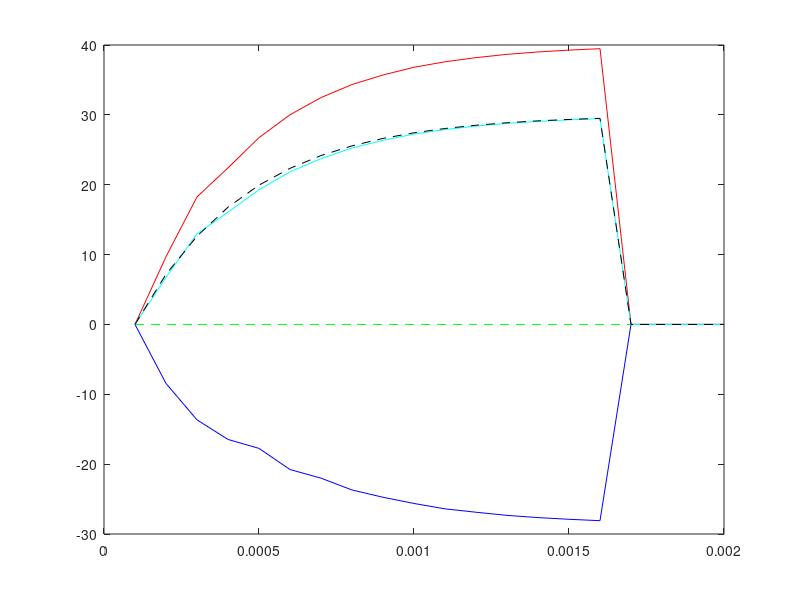

The MATLAB script that drew this image: (Note: this script raises an error after producing the figure.)
% PMSM parameter
PP = 8;
Ld = 0.45*10^-3;
Lq = 0.66*10^-3;
LAMpm = 0.0563;
Rs = 0.025;

k1 = 1.5*PP*LAMpm;
k2 = 1.5*PP*(Ld - Lq);
k3 = k1/(2*k2);

Vdc = 98;
Vmax = Vdc/sqrt(3);
Imax = 50;
fs = 10*10^3;
Ts = 1/fs;

% Simulation setup
t_end = 0.002; % 0.02
time = (Ts:Ts:t_end)';
Ns = t_end*fs;

% PMSM variables
id = zeros(Ns,1);
iq = zeros(Ns,1);
u_opt_list = zeros(Ns,2);
Te = zeros(Ns,1);

% Operating conditions
%Te_ref = [60*ones(Ns/3,1); 120*ones(Ns/3,1) ; 60*ones(Ns/3,1)];
%Te_ref = 34*ones(Ns,1);
Te_ref = 30*ones(Ns,1);
%Te_ref = 28.9*ones(Ns,1);
Te_ref_LPF = zeros(Ns,1);
wc_LPF = 2*pi*500;
a_LPF = 1/(1 + wc_LPF*Ts);
Te_ref_lim = zeros(Ns,1);

wr = 1000*pi/30*PP + 2*1.5*0.1*5*min((2000*time - 0*4000*max(time - 3,0) + 0*2000*max(time - 4.8,0)),8000)*pi/30*PP;
%wr = min(wr,1150);
wr = 1089.1*ones(Ns,1);

% Control variables
computation_time = zeros(Ns,1);

%Te_ref_LPF(1) = 20; id(1) = -3; iq(1) = 28; u_opt_list(1,1) = -18; u_opt_list(1,2) = 47;
Te_ref_LPF(1) = 0; id(1) = 0; iq(1) = 0; u_opt_list(1,1) = 0; u_opt_list(1,2) = wr(1) * LAMpm;

% PM design parameters
lam = [0 ; 0];
u_opt_list = zeros(Ns,2);
lam_list = zeros(Ns,2);
V_list = zeros(Ns,3);
Log_list = zeros(Ns,3);

%sc1 = 1000/Vmax^2;
%sc2 = 1000/Imax^2;
sc1 = 40/Vmax^2 * 1;
sc2 = 1000/Imax^2;

grad_L = [0 ; 1];
ca = [0; 0];
as = 0;

for i = 2:Ns*0.8
    %i
    xp = [id(i - 1) + 0*2*(rand - 0.5)*Imax*0.015 ; iq(i - 1) + 0*2*(rand - 0.5)*Imax*0.015];
    up = u_opt_list(i - 1,:)';

    %     Ld_nom = 1.2*Ld;
    %     Lq_nom = 1.1*Lq;
    %     LAMpm_nom = 0.9*LAMpm;
    %     Rs_nom = Rs;

    Ld_nom = Ld;
    Lq_nom = Lq;
    LAMpm_nom = LAMpm;
    Rs_nom = Rs;

    k1_nom = 1.5*PP*LAMpm_nom;
    k2_nom = 1.5*PP*(Ld_nom - Lq_nom);

    d = [0 ; k1_nom];
    Q = [0 , k2_nom/2 ; k2_nom/2 , 0];

    Te_ref_LPF(i) = a_LPF*Te_ref_LPF(i - 1) + (1 - a_LPF)*Te_ref(i);
    y_ref = Te_ref_LPF(i);

    A0 = Ts*[-Rs_nom/Ld_nom , Lq_nom/Ld_nom*wr(i) ; -Ld_nom/Lq_nom*wr(i) , -Rs_nom/Lq_nom];
    A = eye(2) + A0;
    B = Ts*diag([1/Ld_nom,1/Lq_nom]);
    Binv = diag([Ld_nom/Ts , Lq_nom/Ts]);
    C = Ts*[0 ; -LAMpm_nom/Lq_nom*wr(i)];

    xn0 = A*xp + C;

    tStart = tic;
    %StartTime = cputime;
    for iter = 1:2
        xn = xn0 + B*up;
        %ceq = (d'*xn + xn'*Q*xn - y_ref);
        ceq = k1_nom*xn(2) + k2_nom*xn(1)*xn(2) - y_ref;
        %uss = B\((eye(2) - A)*xn - C);
        uss = Binv*(-A0*xn - C);
        %cin = [(Vmax^2 - uss'*uss)*sc1 ; (Imax^2 - xn'*xn)*sc2];
        cin = (Vmax^2 - uss'*uss)*sc1;

        if as > 0
            ca = [ceq ; cin];
            %Ca = [B'*(d + 2*Q*xn) , -2*B'*(eye(2) - A')*(Binv)'*uss*sc1];
            Ca = [B'*(d + 2*Q*xn) , -2*B'*(-A0')*(Binv)'*uss*sc1];
            grad_L = 2*B'*(xn) - (lam(1)*Ca(:,1) + lam(2)*Ca(:,2));
            %W = 2*B'*(eye(2) - lam(1)*Q - lam(2)*(-(eye(2) - A')*(Binv)'*Binv*(eye(2) - A)*sc1))*B;
            W = 2*B'*(eye(2) - lam(1)*Q - lam(2)*(-(-A0')*(Binv)'*Binv*(-A0)*sc1))*B;
        else
            ca = ceq;
            Ca = B'*(d + 2*Q*xn);
            grad_L = 2*B'*(xn) - (lam(1)*Ca(:,1));
            W = 2*B'*(eye(2) - lam(1)*(Q))*B;
        end

        del_x0 = -0.5*(W'*grad_L + (Ca)*ca);
        del_lam0 = -pinv(Ca)*W*Ca*ca + Ca'*grad_L/2;
        del_g0 = (W*del_x0 - Ca*del_lam0);
        del_c0 = Ca'*del_x0;
        l = -(del_g0'*grad_L + del_c0'*ca)/(del_g0'*del_g0 + del_c0'*del_c0);

        diff = l*[del_x0 ; del_lam0];
        if as > 0
            sol = [up ; lam] + diff;
            up = sol(1:2);
            lam = sol(3:4);
        else
            sol = [up ; lam(1)] + diff;
            up = sol(1:2);
            lam(1) = sol(3);
        end

        %lam(2:end) = max(lam(2:end),0);
        lam(2) = max(lam(2),0);

        if as > 0 && lam(2) == 0
            as = 0;
        elseif as == 0 && cin < 0
            as = 1;
        end
    end
    computation_time(i) = toc(tStart);
    %computation_time(i) = cputime - StartTime;

    V = 0.5*(grad_L'*grad_L) + 0.5*(ca'*ca);

    u_opt = up;
    u_opt_list(i,:) = u_opt;
    lam_list(i,:) = lam;
    V_list(i,:) = [V ; 0.5*grad_L'*grad_L ; 0.5*ca'*ca];
    %Log_list(i,:) = [lmax ; del_g0'*grad_L + del_c0'*ca ; del_g0'*del_g0 + del_c0'*del_c0];
    Log_list(i,:) = [cin ; l ; Imax];

    % PMSM modeling
    id(i) = id(i - 1) + Ts/Ld*(-Rs*id(i - 1) + wr(i)*Lq*iq(i - 1) + u_opt(1));
    iq(i) = iq(i - 1) + Ts/Lq*(-Rs*iq(i - 1) - wr(i)*(Ld*id(i - 1) + LAMpm) + u_opt(2));
    Te(i) = (k1 + k2*id(i))*iq(i);
end

color_blue = [0 0.4470 0.7410];
color_yellow = [0.9290 0.6940 0.1250];
color_sky = [0.3010 0.7450 0.9330];

% MTPA & MTPV trajactory
iq_MTPA = 0:1:Imax;
id_MTPA = - k3 - sqrt(k3^2 + iq_MTPA.^2);

MTPV_pos = zeros(2,Imax);
MTPV_neg = zeros(2,Imax);
for j = 1:Imax*10
    wr_MTPV = 3000*j/Imax;
    LAM_d = (-Lq*LAMpm + sqrt((Lq*LAMpm)^2 + 8*((Ld - Lq)*Vmax/wr_MTPV)^2))/(4*(Ld - Lq));
    MTPV_pos(:,j) = [(LAM_d - LAMpm)/Ld ; sqrt((Vmax/wr_MTPV)^2 - LAM_d^2)/Lq];
    MTPV_neg(:,j) = [(LAM_d - LAMpm)/Ld ; -sqrt((Vmax/wr_MTPV)^2 - LAM_d^2)/Lq];
end
MTPV = [MTPV_pos [-LAMpm/Ld ; 0] fliplr(MTPV_neg)];


figure(1)
plot(time,id,'b')
hold on
plot(time,iq,'r')
%plot(time,wr,'k')
plot(time,Te_ref_lim,'g--')
plot(time,Te,'c')
plot(time,Te_ref_LPF,'k--')
hold off

axis = [-Imax Imax -Imax Imax];

figure(21)
%plot(MTPV(1,:),MTPV(2,:),'k--')
%plot(id(i - 1),iq(i - 1),'ro')
%plot(id(i),iq(i),'go')
plot(x1,Te_ref_LPF(i - 1)./(k1 + k2.*x1),'Color',[0 0 0 0.2],'Linestyle','-','LineWidth',1.5)
hold on
fimplicit(@(x,y) ((Rs*x - wr(i)*Lq*y).^2 + (Rs*y + wr(i)*(Ld*x + LAMpm)).^2 - Vmax^2), axis,'Color',color_yellow,'Linestyle','-','LineWidth',1.5)
plot(id_MTPA,iq_MTPA,'k--')%,'LineWidth',1.5)
%fimplicit(@(x,y) (x.^2 + y.^2 - Imax^2), axis,'Color','b','Linestyle','-.','LineWidth',1.5)
plot(id(1:1:i),iq(1:1:i),'-o','Color',color_blue)
x1 = -50:30;
for ii = 1:1:i - 2
%fimplicit(@(x,y) ((k1 + k2*x).*y - Te_ref_LPF(ii)), axis,'Color',[0 0 0 0.9],'Linestyle','-','LineWidth',2.5)
plot(x1,Te_ref_LPF(ii)./(k1 + k2.*x1),'Color',[0 0 0 0.2],'Linestyle','-','LineWidth',1.5)
end
plot(id(1:1:i),iq(1:1:i),'-o','Color',color_blue)
p1 = [-5 15];                         % First Point
p2 = [-10 35];                         % Second Point
dp = p2-p1;                         % Difference
quiver(p1(1),p1(2),dp(1),dp(2),0,'Color',color_blue)
t1 = text(-30,25,'$t = 0,1,2,\cdots$','FontSize',16);
set(t1,'Interpreter','latex')
hold off
xlim([-Imax 0.5*Imax])
ylim([-0.2*Imax Imax])
%title('Vehicle operation')
xl1 = xlabel('$x_1$');
yl1 = ylabel('$x_2$');
%xticks(0:100:500)
%title('Loss of Optimality (%)')
set(xl1,'Interpreter','latex')
set(yl1,'Interpreter','latex')
set(gcf,'color','w')
l1 = legend('$e_{t+N} = 0$','$h(x,u) = 0$','MTPA line','$x_t$');
set(l1,'Interpreter','latex','location','southwest','Orientation','vertical');
grid on
ax = gca;
ax.FontName = 'Times New Roman';
ax.FontSize = 18;

figure(22)
%plot(MTPV(1,:),MTPV(2,:),'k--')
%plot(id(i - 1),iq(i - 1),'ro')
%plot(id(i),iq(i),'go')
plot(x1,Te_ref_LPF(i - 1)./(k1 + k2.*x1),'Color',[0 0 0 0.2],'Linestyle','-','LineWidth',1.5)
hold on
fimplicit(@(x,y) ((Rs*x - wr(i)*Lq*y).^2 + (Rs*y + wr(i)*(Ld*x + LAMpm)).^2 - Vmax^2), axis,'Color',color_yellow,'Linestyle','-','LineWidth',1.5)
plot(id_MTPA,iq_MTPA,'k--')
%fimplicit(@(x,y) (x.^2 + y.^2 - Imax^2), axis,'Color','b','Linestyle','-.','LineWidth',1.5)
plot(id(1:1:i),iq(1:1:i),'-o','Color',color_blue)
x1 = -50:30;
for ii = 1:1:i - 2
%fimplicit(@(x,y) ((k1 + k2*x).*y - Te_ref_LPF(ii)), axis,'Color',[0 0 0 0.9],'Linestyle','-','LineWidth',2.5)
plot(x1,Te_ref_LPF(ii)./(k1 + k2.*x1),'Color',[0 0 0 0.2],'Linestyle','-','LineWidth',1.5)
end
plot(id(1:1:i),iq(1:1:i),'-o','Color',color_blue)
p1 = [5 15];                         % First Point
p2 = [-15 35];                         % Second Point
dp = p2-p1;                         % Difference
quiver(p1(1),p1(2),dp(1),dp(2),0,'Color',color_blue)
t1 = text(0,25,'$t = 0,1,2,\cdots$','FontSize',16);
set(t1,'Interpreter','latex')
hold off
xlim([-Imax 0.5*Imax])
ylim([-0.2*Imax Imax])
%title('Vehicle operation')
xl1 = xlabel('$x_1$');
yl1 = ylabel('$x_2$');
%xticks(0:100:500)
%title('Loss of Optimality (%)')
set(xl1,'Interpreter','latex')
set(yl1,'Interpreter','latex')
set(gcf,'color','w')
l1 = legend('$e_{t+N} = 0$','$h(x,u) = 0$','MTPA line','$x_t$');
set(l1,'Interpreter','latex','location','southwest','Orientation','vertical');
grid on
ax = gca;
ax.FontName = 'Times New Roman';
ax.FontSize = 18;


axis = [-Vmax Vmax -Vmax Vmax];

figure(3)
scatter(u_opt_list(:,1),u_opt_list(:,2),'g')
hold on
fimplicit(@(vd,vq) ((vd).^2 + (vq).^2 - Vmax^2), axis,'Color','g','Linestyle',':','LineWidth',1.5)
fimplicit(@(vd,vq) (a1*(vd) + a2*(vq) + a0), axis,'Color','r','Linestyle',':','LineWidth',1.5)
%fimplicit(@(vd,vq) (g1(1)*(vd) + g1(2)*(vq) + g0), axis,'Color','b','Linestyle',':','LineWidth',1.5)
hold off
grid on
% xlim([-2000 2000])
% ylim([-2000 2000])

figure(4)
plot(time,u_opt_list(:,1),'b')
hold on
plot(time,u_opt_list(:,2),'r')
hold off

figure(5)
plot(time,computation_time*10^3,'b')
ylim([0 1])

figure(6)
plot(time,wr)

figure(7)
plot(time,lam_list)
hold off

figure(8)
plot(time,V_list)

figure(9)
plot(time,Log_list(:,1))

figure(10)
plot(time,Log_list(:,2:3))

mean(computation_time) * 10^3